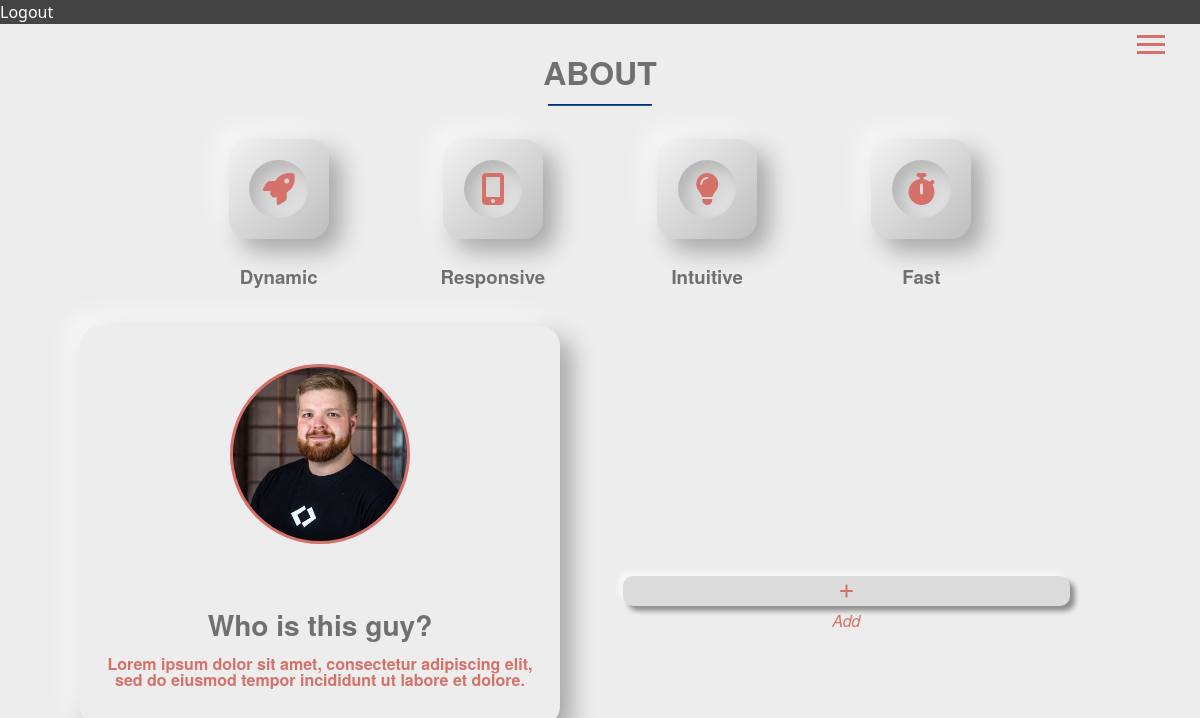
Before: /about (signed in) with the older database file.
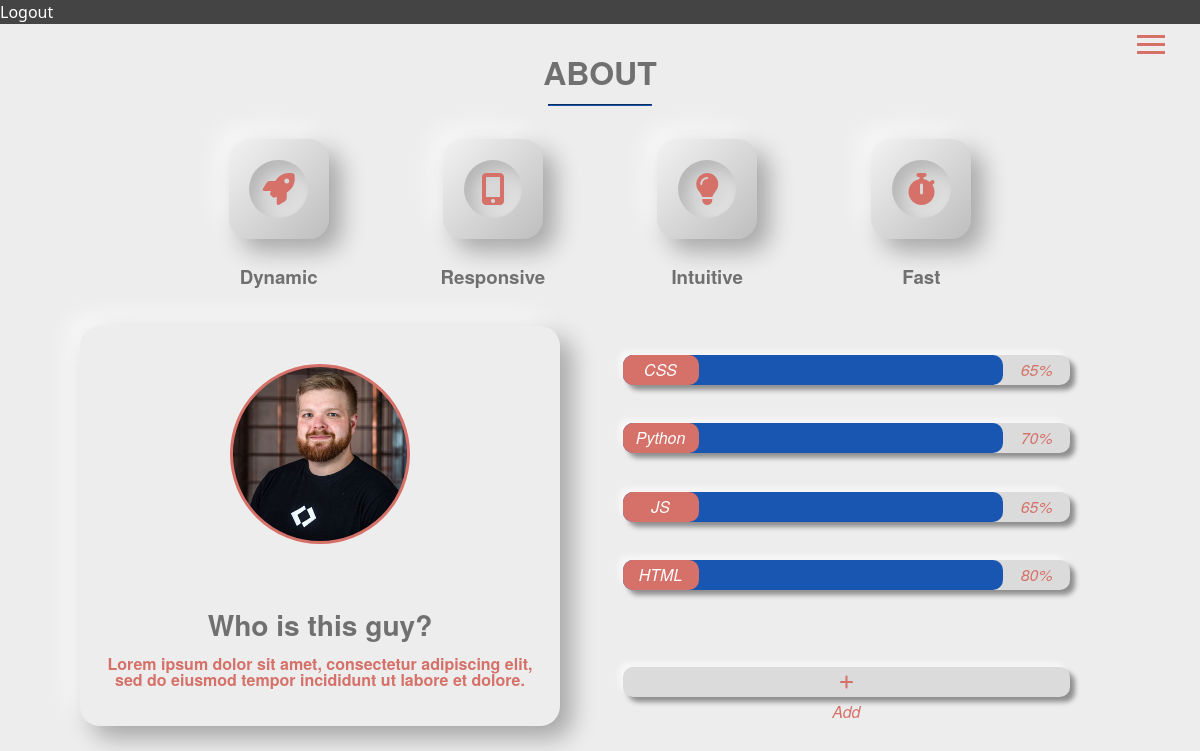
After: the same page with the newer database file.
### app/models.py (models this page shows, shortened)
class Skills(db.Model):
    id = db.Column(db.Integer, primary_key=True)
    skill = db.Column(db.String(140))
    level = db.Column(db.String(140))
    user_id = db.Column(db.Integer, db.ForeignKey('user.id'))

### app/routes.py (the view)
@app.route('/about', methods=['GET', 'POST'])
def about():
    form = AddingSkillForm()
    skills = Skills.query.all()
    if form.validate_on_submit():
        skills = Skills(skill=form.skill.data, level=form.level.data, skills=current_user)
        db.session.add(skills)
        db.session.commit()
        return redirect(url_for('index'))
    return render_template('about.html', title="About", form=form, skills=skills)

### app/models.py (called while the page is built)
@login.user_loader
def load_user(id):
    return User.query.get(int(id))

### app/templates/about.html (shortened to what this page needs)
{% extends "base.html" %}
{% block content %}
<div class="about">
    <h1 class="slide">ABOUT</h1>
    <hr class="slide">
<div class="icon-section">
    <section>
        <div class="neumorphic variation1">
                <span><i class="fas fa-rocket"></i></span>
        </div>
        <div><h3>Dynamic</h3></div>
    </section>
    <section>
            <div class="neumorphic variation1">
                    <span><i class="fas fa-mobile-alt"></i></span>
            </div>
            <div><h3>Responsive</h3></div>
        </section>
    <section>
        <div class="neumorphic variation1">
                <span><i class="fas fa-lightbulb"></i></span>
        </div>
        <div><h3>Intuitive</h3></div>
    </section>
    <section>
            <div class="neumorphic variation1">
                    <span><i class="fas fa-stopwatch"></i></span>
            </div>
            <div><h3>Fast</h3></div>
    </section>
</div>
<div class="intro-section">
    <div class="intro neumorphic"><div class="portrait"></div><div><h3>Who is this guy?</h3><span>Lorem ipsum dolor sit amet, consectetur adipiscing elit, sed do eiusmod tempor incididunt ut labore et dolore.</span></div></div>
    <div class="skills">
        {% for skill in skills %}
            <div class="layerone">{{ skill.level }}<div class="layertwo"><div class="layerthree">{{ skill.skill }}</div></div></div>
        {% endfor %}
        {% if session['logged_in'] %}
        <div class="layerone" onclick="Openform();"><i class="fas fa-plus"></i>Add</div>
        {% endif %}
    </div>
</div>
</div>
{% endblock %}

### app/templates/base.html (shortened to what this page needs)
<!DOCTYPE html>
    <head>
        <link rel="stylesheet" href="{{ url_for('static',filename='/styles/style.css') }}">
    </head>
    <body>
            <header>
                    <div class="menu-btn">
                      <div class="btn-line"></div>
                      <div class="btn-line"></div>
                      <div class="btn-line"></div>
                    </div>
                  </header>
        {% if not current_user.is_anonymous %}
        <a href="{{ url_for('logout') }}">Logout</a>
        {% endif %}
        {% block content %}{% endblock %}
    </body>
</html>

### app/static/styles/style.css (style rules this page uses)
.menu-btn { position: absolute; z-index: 3; right: 35px; top: 35px; cursor: pointer; transition: all 0.5s ease-out; }
.menu-btn .btn-line { width: 28px; height: 3px; margin: 0 0 5px 0; background: var(--theme-color); transition: all 0.5s ease-out; }
* { box-sizing: border-box; }
body { background: #444; color: #707070; margin: 0; font-family: 'Segoe UI', Tahoma, Geneva, Verdana, sans-serif; line-height: 1.5; }
a { color: #fff; text-decoration: none; }
header { position: fixed; z-index: 2; width: 100%; }
.about { padding: 0 5rem 0; background-color: var(--background-color); font-family: "Helvetica Neue"; font-weight: 700; color: var(--theme-color); overflow-x: hidden; margin: 0; height: 100vh; }
.about h1 , h3 { color: var(--text-color); margin-top: 1.5rem; text-align: center; margin-bottom: 0; }
hr { width: 10%; color: var(--theme-color-2); background-color: var(--theme-color-2); border-color: var(--theme-color-2); }
.neumorphic { box-shadow: 12px 12px 24px 0 rgba(0, 0, 0, 0.3), -12px -12px 24px 0 rgba(255, 255, 255, 0.6); font-size: 2rem; width: 100px; height: 100px; border-radius: 20px; overflow: hidden; padding: 1.3rem; display: flex; margin: auto; }
.variation1 { background: linear-gradient( -45deg, rgba(0, 0, 0, 0.2), rgba(255, 255, 255, 0.3) ); }
.variation1 span { display: flex; align-items: center; text-align: center; width: 100%; height: 100%; border-radius: 100%; overflow: hidden; padding: 0.65rem; box-shadow: inset 8px 8px 16px 0 rgba(0, 0, 0, 0.2), inset -8px -8px 16px 0 rgba(255, 255, 255, 0.4); }
.about i { color: var(--theme-color); width: 100%; }
.icon-section { display: grid; grid-template-columns: 1fr 1fr 1fr 1fr; justify-content: center; grid-gap: 25px; max-height: 100%; padding: 25px 10% 35px; }
.intro { display:grid; justify-content: space-around; align-items: center; width: 40vw; height: 50vh; margin: 0; font-size: 1.5rem }
.intro span { display: block; text-align: center; position: relative; padding-top: 10px; font-size: 1rem; line-height: 1; }
.intro-section { display: grid; grid-template-columns: 1fr 1fr; justify-content: center; grid-gap: 45px; max-height: 100%; }
.skills { display: grid; grid-gap: 10px; align-content: space-evenly; }
.layerone { width: 90%; background-color: #DBDBDB; border-radius: 10px; height: 30px; box-shadow: 5px 5px 5px 0 rgba(0, 0, 0, 0.4), -5px -5px 5px 0 rgba(255, 255, 255, 0.5); text-align: center; line-height: 30px; font-style: italic; font-weight: 500; }
.layertwo { width: 85%; background-color: var(--theme-color-2); border-radius: 10px; height: 30px; float: left; }
.layerthree { width: 20%; background-color: var(--theme-color); border-radius: 10px; height: 30px; float: left; color: white; }
.portrait { width: 180px; height: 180px; background: url("../img/Portrait_small.jpg"); background-size: 100%; border-radius: 50%; margin: auto; border: solid 3px var(--theme-color); }

Changed rows visible on the page:
added Skills: level "65%", skill "CSS"
added Skills: level "70%", skill "Python"
added Skills: level "65%", skill "JS"
added Skills: level "80%", skill "HTML"
